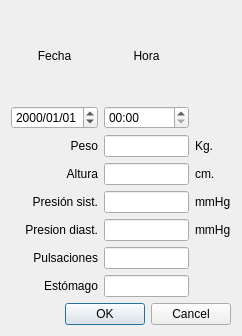
<?xml version="1.0" encoding="UTF-8"?>
<ui version="4.0">
 <class>tomarDatos</class>
 <widget class="QDialog" name="tomarDatos">
  <property name="geometry">
   <rect>
    <x>0</x>
    <y>0</y>
    <width>242</width>
    <height>336</height>
   </rect>
  </property>
  <property name="windowTitle">
   <string>Dialog</string>
  </property>
  <layout class="QGridLayout" name="gridLayout">
   <item row="3" column="2">
    <widget class="QLabel" name="label_6">
     <property name="text">
      <string>cm.</string>
     </property>
    </widget>
   </item>
   <item row="2" column="0">
    <widget class="QLabel" name="label">
     <property name="text">
      <string>Peso</string>
     </property>
     <property name="alignment">
      <set>Qt::AlignRight|Qt::AlignTrailing|Qt::AlignVCenter</set>
     </property>
    </widget>
   </item>
   <item row="3" column="0">
    <widget class="QLabel" name="label_2">
     <property name="text">
      <string>Altura</string>
     </property>
     <property name="alignment">
      <set>Qt::AlignRight|Qt::AlignTrailing|Qt::AlignVCenter</set>
     </property>
    </widget>
   </item>
   <item row="4" column="2">
    <widget class="QLabel" name="label_7">
     <property name="text">
      <string>mmHg</string>
     </property>
    </widget>
   </item>
   <item row="5" column="1">
    <widget class="QLineEdit" name="leDiast"/>
   </item>
   <item row="5" column="2">
    <widget class="QLabel" name="label_8">
     <property name="text">
      <string>mmHg</string>
     </property>
    </widget>
   </item>
   <item row="7" column="1">
    <widget class="QLineEdit" name="leEstomago"/>
   </item>
   <item row="6" column="0">
    <widget class="QLabel" name="label_12">
     <property name="text">
      <string>Pulsaciones</string>
     </property>
     <property name="alignment">
      <set>Qt::AlignRight|Qt::AlignTrailing|Qt::AlignVCenter</set>
     </property>
    </widget>
   </item>
   <item row="4" column="0">
    <widget class="QLabel" name="label_3">
     <property name="text">
      <string>Presión sist.</string>
     </property>
     <property name="alignment">
      <set>Qt::AlignRight|Qt::AlignTrailing|Qt::AlignVCenter</set>
     </property>
    </widget>
   </item>
   <item row="6" column="1">
    <widget class="QLineEdit" name="lePulso"/>
   </item>
   <item row="5" column="0">
    <widget class="QLabel" name="label_4">
     <property name="text">
      <string>Presion diast.</string>
     </property>
     <property name="alignment">
      <set>Qt::AlignRight|Qt::AlignTrailing|Qt::AlignVCenter</set>
     </property>
    </widget>
   </item>
   <item row="4" column="1">
    <widget class="QLineEdit" name="leSist"/>
   </item>
   <item row="0" column="0">
    <widget class="QLabel" name="label_10">
     <property name="text">
      <string>Fecha</string>
     </property>
     <property name="alignment">
      <set>Qt::AlignCenter</set>
     </property>
    </widget>
   </item>
   <item row="2" column="1">
    <widget class="QLineEdit" name="lePeso"/>
   </item>
   <item row="1" column="0">
    <widget class="QDateEdit" name="dateEdit">
     <property name="displayFormat">
      <string>yyyy/MM/dd</string>
     </property>
    </widget>
   </item>
   <item row="1" column="1">
    <widget class="QTimeEdit" name="timeEdit">
     <property name="displayFormat">
      <string>HH:mm</string>
     </property>
    </widget>
   </item>
   <item row="2" column="2">
    <widget class="QLabel" name="label_5">
     <property name="text">
      <string>Kg.</string>
     </property>
    </widget>
   </item>
   <item row="3" column="1">
    <widget class="QLineEdit" name="leAltura"/>
   </item>
   <item row="7" column="0">
    <widget class="QLabel" name="label_9">
     <property name="text">
      <string>Estómago</string>
     </property>
     <property name="alignment">
      <set>Qt::AlignRight|Qt::AlignTrailing|Qt::AlignVCenter</set>
     </property>
    </widget>
   </item>
   <item row="0" column="1">
    <widget class="QLabel" name="label_11">
     <property name="text">
      <string>Hora</string>
     </property>
     <property name="alignment">
      <set>Qt::AlignCenter</set>
     </property>
    </widget>
   </item>
   <item row="8" column="0" colspan="3">
    <widget class="QDialogButtonBox" name="buttonBox">
     <property name="orientation">
      <enum>Qt::Horizontal</enum>
     </property>
     <property name="standardButtons">
      <set>QDialogButtonBox::Cancel|QDialogButtonBox::Ok</set>
     </property>
    </widget>
   </item>
  </layout>
 </widget>
 <tabstops>
  <tabstop>lePeso</tabstop>
  <tabstop>leAltura</tabstop>
  <tabstop>leSist</tabstop>
  <tabstop>leDiast</tabstop>
  <tabstop>lePulso</tabstop>
  <tabstop>leEstomago</tabstop>
  <tabstop>dateEdit</tabstop>
  <tabstop>timeEdit</tabstop>
 </tabstops>
 <resources/>
 <connections>
  <connection>
   <sender>buttonBox</sender>
   <signal>accepted()</signal>
   <receiver>tomarDatos</receiver>
   <slot>accept()</slot>
   <hints>
    <hint type="sourcelabel">
     <x>248</x>
     <y>254</y>
    </hint>
    <hint type="destinationlabel">
     <x>157</x>
     <y>274</y>
    </hint>
   </hints>
  </connection>
  <connection>
   <sender>buttonBox</sender>
   <signal>rejected()</signal>
   <receiver>tomarDatos</receiver>
   <slot>reject()</slot>
   <hints>
    <hint type="sourcelabel">
     <x>316</x>
     <y>260</y>
    </hint>
    <hint type="destinationlabel">
     <x>286</x>
     <y>274</y>
    </hint>
   </hints>
  </connection>
 </connections>
</ui>
